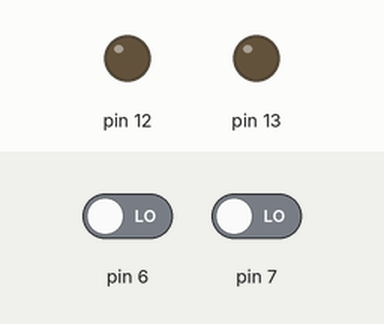
Recording of a sketch running on a simulated Arduino Uno, built with avr-gcc and run on an emulated ATmega328P. On the bench: output pins drawn as LEDs (lit = HIGH). The test bench sets the inputs (shaded band); at power-on: pin 6 LOW, pin 7 LOW.

Above: at 1.2 s.
1.3 s: pin 6 driven HIGH
At 1.7 s:
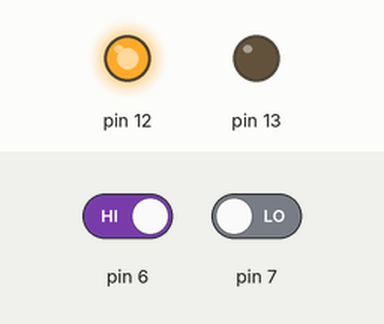
2.8 s: pin 6 driven LOW
At 4.0 s:
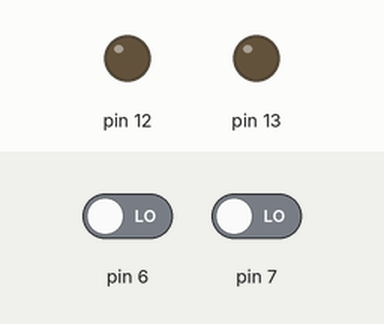
4.3 s: pin 7 driven HIGH
At 5.4 s:
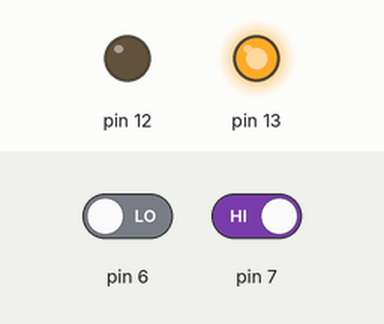
5.8 s: pin 7 driven LOW
At 6.3 s:
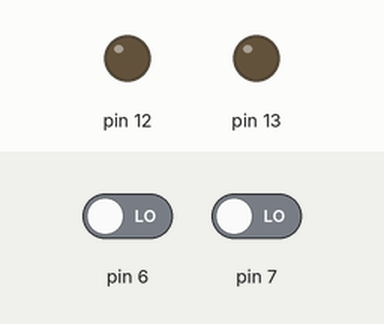
Timing chart, 0 to 8.3 s (numbered marks = the images above; inputs shaded):
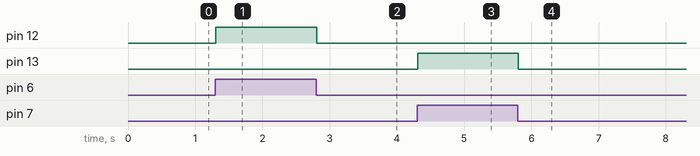

The sketch:

motor_dc_con_puente_h_y_2_botones.ino
```cpp
// C++ code
//
/*
  Motor DC con puente H y 2 botones
  David Guzmán
  Bogotá, Colombia
  8 de junio de 2022

  Código desarrollado usando Tinkercad.

  Al presionar uno de los botones de las entradas
  D6 o D7, el motor DC gira a la derecha o a la
  izquierda respectivamente. Las señales emitidas
  por Arduino salen de los pines 12 y 13, quienes
  van hacia un puente H.
*/

void setup()
{
  pinMode(6, INPUT);
  pinMode(12, OUTPUT);
  pinMode(13, OUTPUT);
  pinMode(7, INPUT);
}

void loop()
{
  if (digitalRead(6) == HIGH) {
    // girar a la derecha
    digitalWrite(12, HIGH);
    digitalWrite(13, LOW);
  } else {
    if (digitalRead(7) == HIGH) {
      // girar a la izquierda
      digitalWrite(12, LOW);
      digitalWrite(13, HIGH);
    } else {
      // no girar
      digitalWrite(12, LOW);
      digitalWrite(13, LOW);
    }
  }
  delay(10); // Delay a little bit to improve simulation performance
}
```

Measured:
- after the input at 1.3 s, pin 12: LOW → HIGH at once
- after the input at 2.8 s, pin 12: HIGH → LOW at once
- after the input at 4.3 s, pin 13: LOW → HIGH at once
- after the input at 5.8 s, pin 13: HIGH → LOW at once
